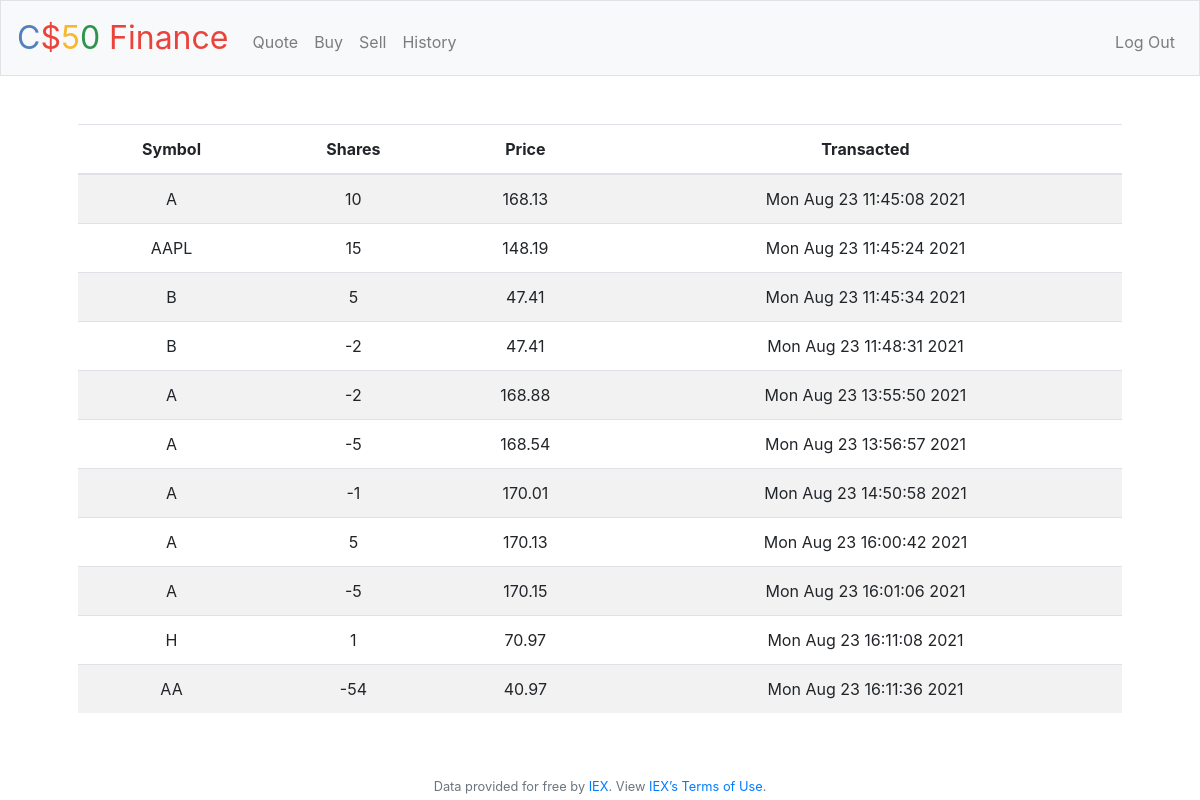
Screenshot of /history (signed in) with the database file from the repository.
### tables this page shows
CREATE TABLE history (symbol TEXT NOT NULL,
Shares NUMERIC NOT NULL, Price NUMERIC NOT NULL , Transacted text NOT NULL);

### application.py (the view)
@app.route("/history")
@login_required
def history():
    data = db.execute('SELECT * FROM history;')
    return render_template('history.html', items=data)

### application.py (called while the page is built)
@app.after_request
def after_request(response):
    response.headers["Cache-Control"] = "no-cache, no-store, must-revalidate"
    response.headers["Expires"] = 0
    response.headers["Pragma"] = "no-cache"
    return response

### helpers.py (called while the page is built)
def login_required(f):
    @wraps(f)
    def decorated_function(*args, **kwargs):
        if session.get("user_id") is None:
            return redirect("/login")
        return f(*args, **kwargs)
    return decorated_function

### templates/history.html (shortened to what this page needs)
{% extends "layout.html" %}
{% block main %}
    <table class="table table-striped">
  <thead>
    <tr>
      <th scope="col">Symbol</th>
      <th scope="col">Shares</th>
      <th scope="col">Price</th>
      <th scope="col">Transacted</th>
    </tr>
  </thead>
  <tbody>
    {% for item in items %}
        <tr>
            <td>{{item.symbol}}</td>
            <td>{{item.Shares}}</td>
            <td>{{item.Price}}</td>
            <td>{{item.Transacted}}</td>
        </tr>
    {% endfor %}
  </tbody>
</table>
{% endblock %}

### templates/layout.html (shortened to what this page needs)
<!DOCTYPE html>
<html lang="en">
    <head>
        <link rel="stylesheet" href="https://cdn.jsdelivr.net/npm/bootstrap@4.5.3/dist/css/bootstrap.min.css">
        <link href="/static/styles.css" rel="stylesheet">
    </head>
    <body>
        <nav class="navbar navbar-expand-md navbar-light bg-light border">
            <a class="navbar-brand" href="/"><span class="blue">C</span><span class="red">$</span><span class="yellow">5</span><span class="green">0</span> <span class="red">Finance</span></a>
            <div class="collapse navbar-collapse" id="navbar">
                {% if session.user_id %}
                    <ul class="navbar-nav mr-auto mt-2">
                        <li class="nav-item"><a class="nav-link" href="/quote">Quote</a></li>
                        <li class="nav-item"><a class="nav-link" href="/buy">Buy</a></li>
                        <li class="nav-item"><a class="nav-link" href="/sell">Sell</a></li>
                        <li class="nav-item"><a class="nav-link" href="/history">History</a></li>
                    </ul>
                    <ul class="navbar-nav ml-auto mt-2">
                        <li class="nav-item"><a class="nav-link" href="/logout">Log Out</a></li>
                    </ul>
                {% else %}
                    <ul class="navbar-nav ml-auto mt-2">
                        <li class="nav-item"><a class="nav-link" href="/register">Register</a></li>
                        <li class="nav-item"><a class="nav-link" href="/login">Log In</a></li>
                    </ul>
                {% endif %}
            </div>
        </nav>
        <main class="container p-5">
            {% block main %}{% endblock %}
        </main>
        <footer class="small text-center text-muted">
            Data provided for free by <a href="https://iextrading.com/developer">IEX</a>. View <a href="https://iextrading.com/api-exhibit-a/">IEX’s Terms of Use</a>.
        </footer>
    </body>
</html>

### static/styles.css (style rules this page uses)
nav .navbar-brand { font-size: xx-large; }
nav .navbar-brand .blue { color: #537fbe; }
nav .navbar-brand .red { color: #ea433b; }
nav .navbar-brand .yellow { color: #f5b82e; }
nav .navbar-brand .green { color: #2e944b; }
main { overflow-x: auto; text-align: center; }

### rows the page displays
history: symbol "A", Shares "10", Price "168.13", Transacted "Mon Aug 23 11:45:08 2021"
history: symbol "AAPL", Shares "15", Price "148.19", Transacted "Mon Aug 23 11:45:24 2021"
history: symbol "B", Shares "5", Price "47.41", Transacted "Mon Aug 23 11:45:34 2021"
history: symbol "B", Shares "-2", Price "47.41", Transacted "Mon Aug 23 11:48:31 2021"
history: symbol "A", Shares "-2", Price "168.88", Transacted "Mon Aug 23 13:55:50 2021"
history: symbol "A", Shares "-5", Price "168.54", Transacted "Mon Aug 23 13:56:57 2021"
history: symbol "A", Shares "-1", Price "170.01", Transacted "Mon Aug 23 14:50:58 2021"
history: symbol "A", Shares "5", Price "170.13", Transacted "Mon Aug 23 16:00:42 2021"
history: symbol "A", Shares "-5", Price "170.15", Transacted "Mon Aug 23 16:01:06 2021"
history: symbol "H", Shares "1", Price "70.97", Transacted "Mon Aug 23 16:11:08 2021"
history: symbol "AA", Shares "-54", Price "40.97", Transacted "Mon Aug 23 16:11:36 2021"
